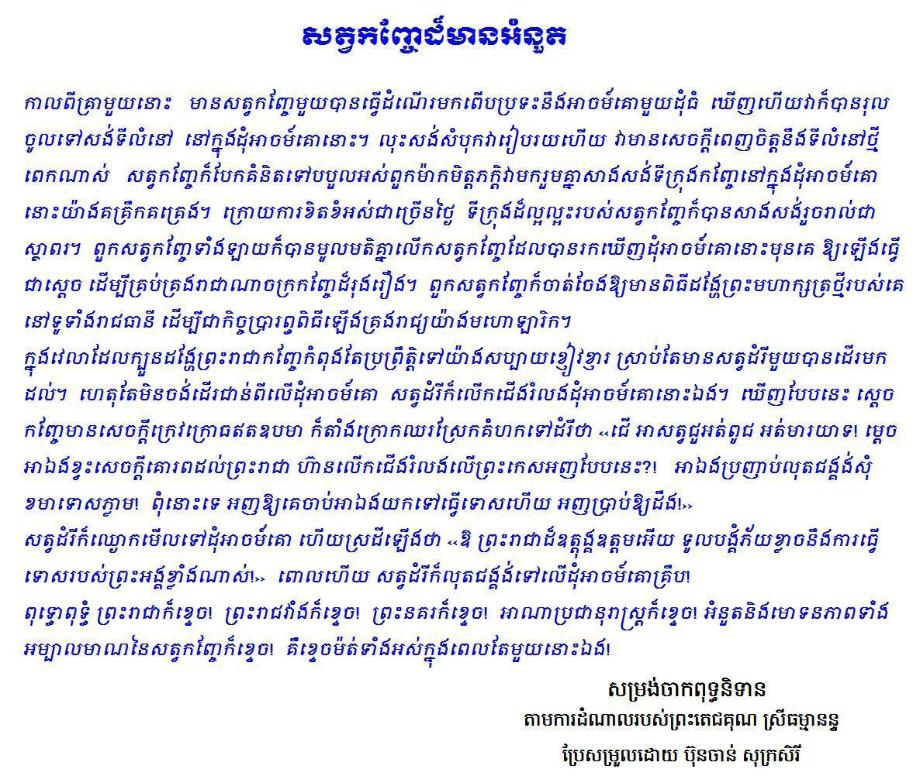
#> input picture 321321321.jpg, 913 x 776 px
$ python index.py
#> lines starting #> are read from the running program, lines starting #| are printed output that depends on the picture
import pytesseract as tess
from PIL import Image, ImageEnhance

tess.pytesseract.tesseract_cmd = r"C:\Program Files\Tesseract-OCR\tesseract.exe"

img = Image.open('321321321.jpg')
#> img is the input picture: PIL image 913x776 RGB; mean R, G, B 227.3, 227.7, 236.7

# Preprocessing to improve OCR accuracy
img = img.convert('L') # Grayscale
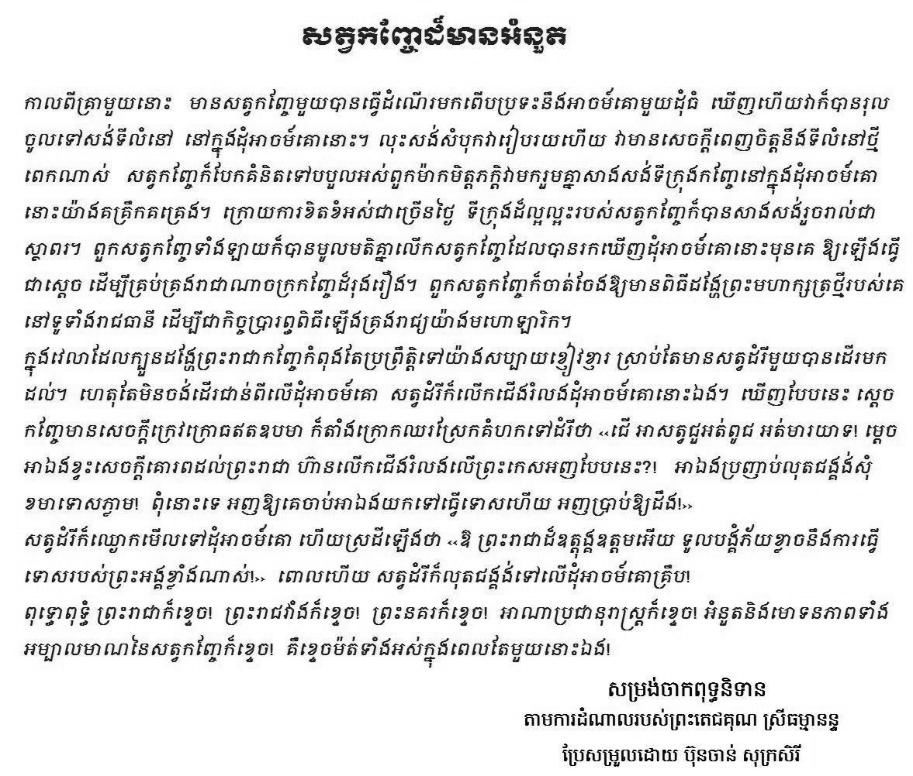
#> img: PIL image 913x776 L; min 0, max 255, mean 228.6
enhancer = ImageEnhance.Contrast(img)
img = enhancer.enhance(2.0) # Increase contrast
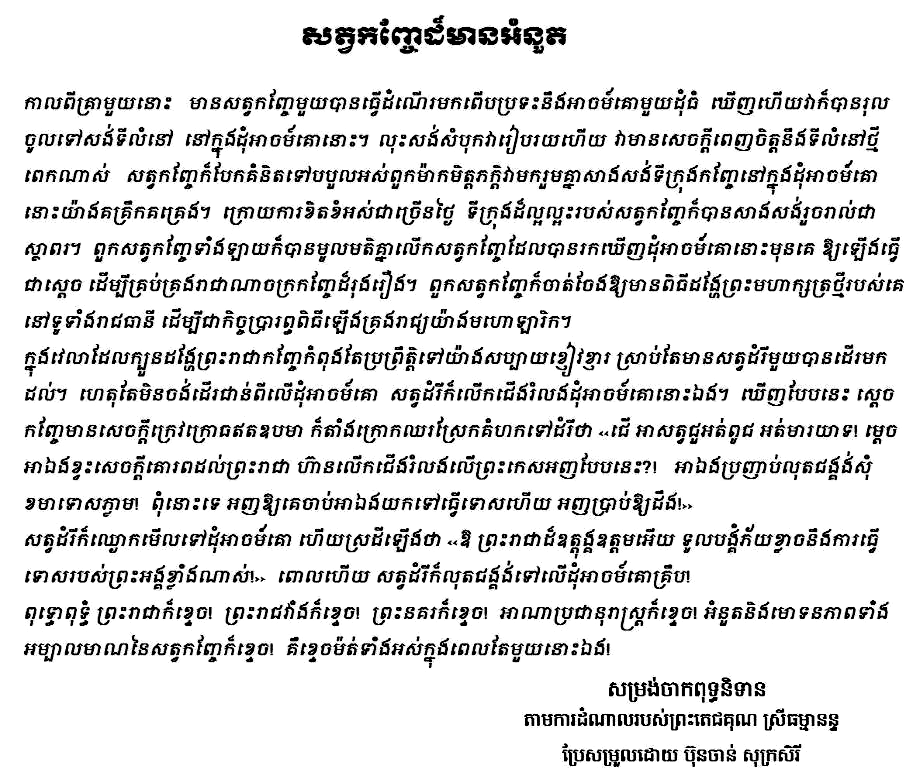
#> img: PIL image 913x776 L; min 0, max 255, mean 222.2

custom_config = r'-l khm+eng --oem 3 --psm 6'

#> (the run stopped early here; a loop or call above may not have finished)

$ run again, with Cambodian.jpg copied over 321321321.jpg
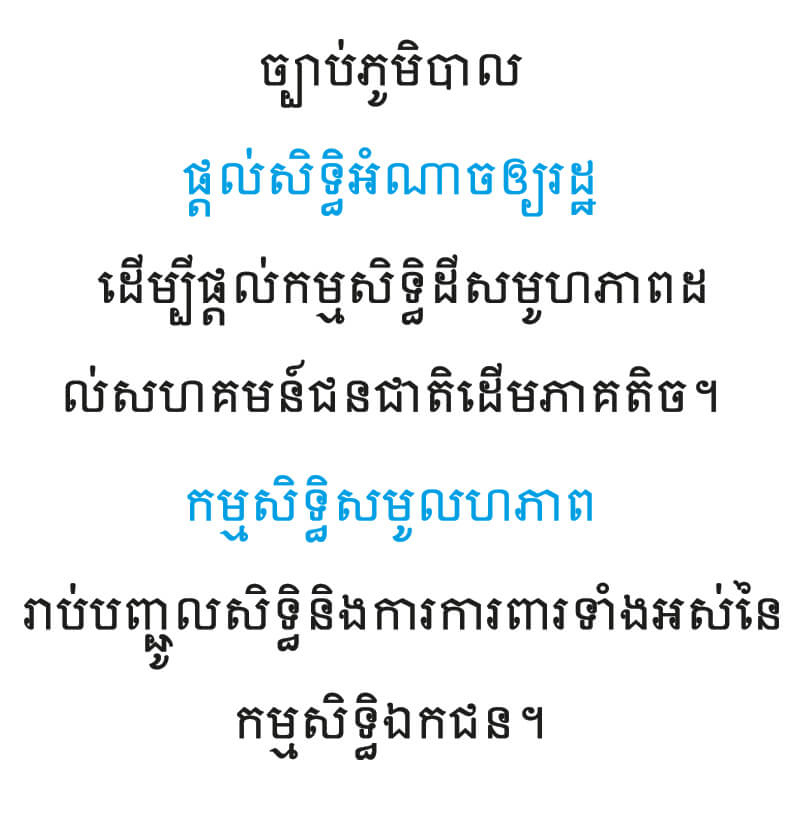
#> input picture Cambodian.jpg, 801 x 823 px
#> img is the input picture: PIL image 801x823 RGB; mean R, G, B 237.4, 240.3, 241.4
#> `img = img.convert('L')`:
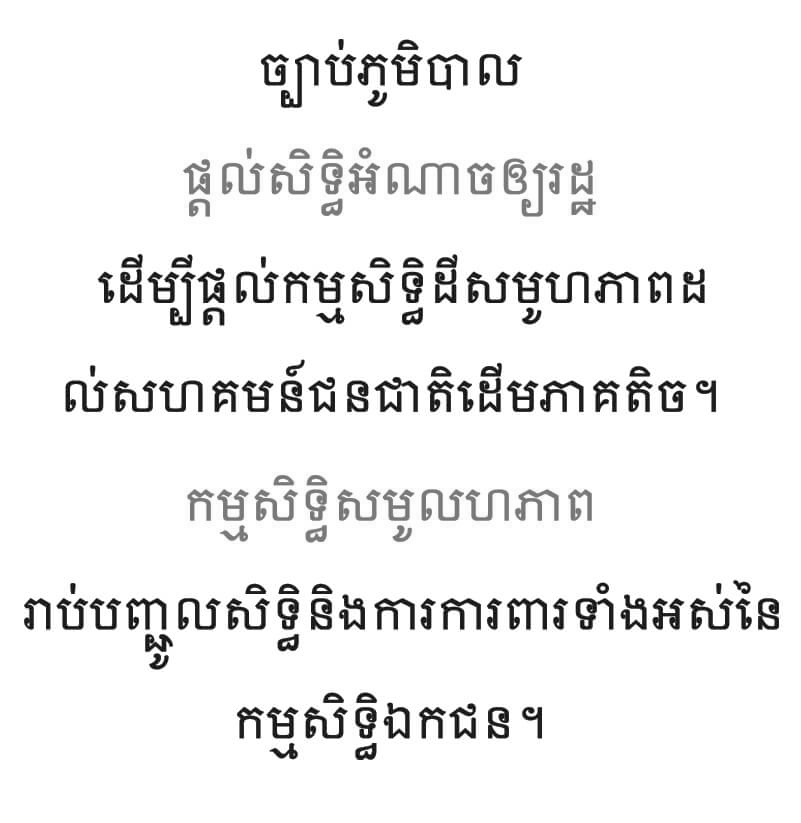
#> img: PIL image 801x823 L; min 0, max 255, mean 239.6
#> `img = enhancer.enhance(2.0)`:
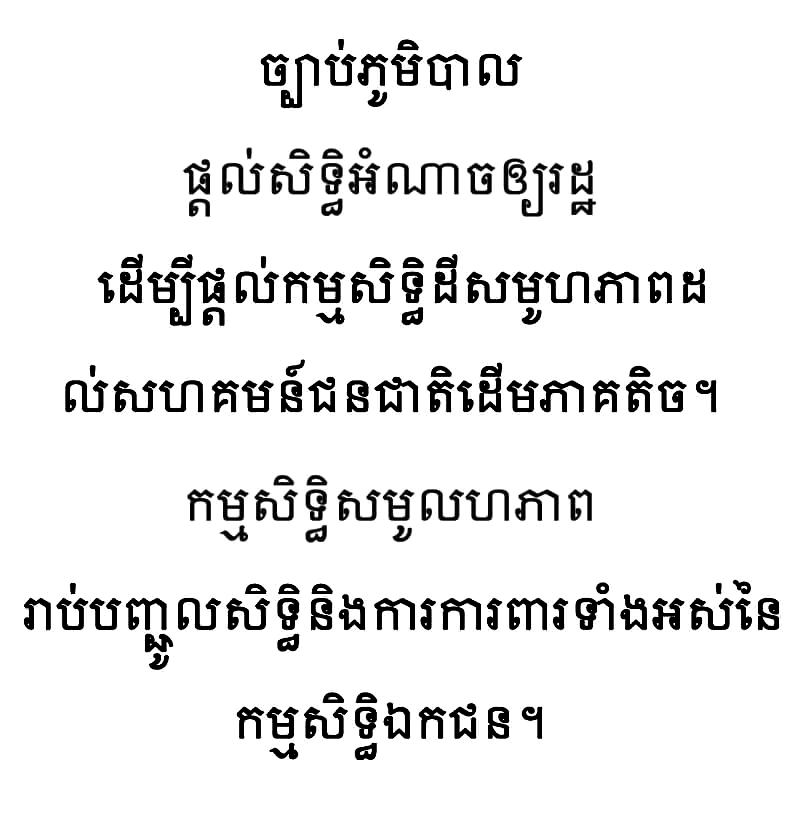
#> img: PIL image 801x823 L; min 0, max 255, mean 234.3

$ run again, with ID.jpg copied over 321321321.jpg
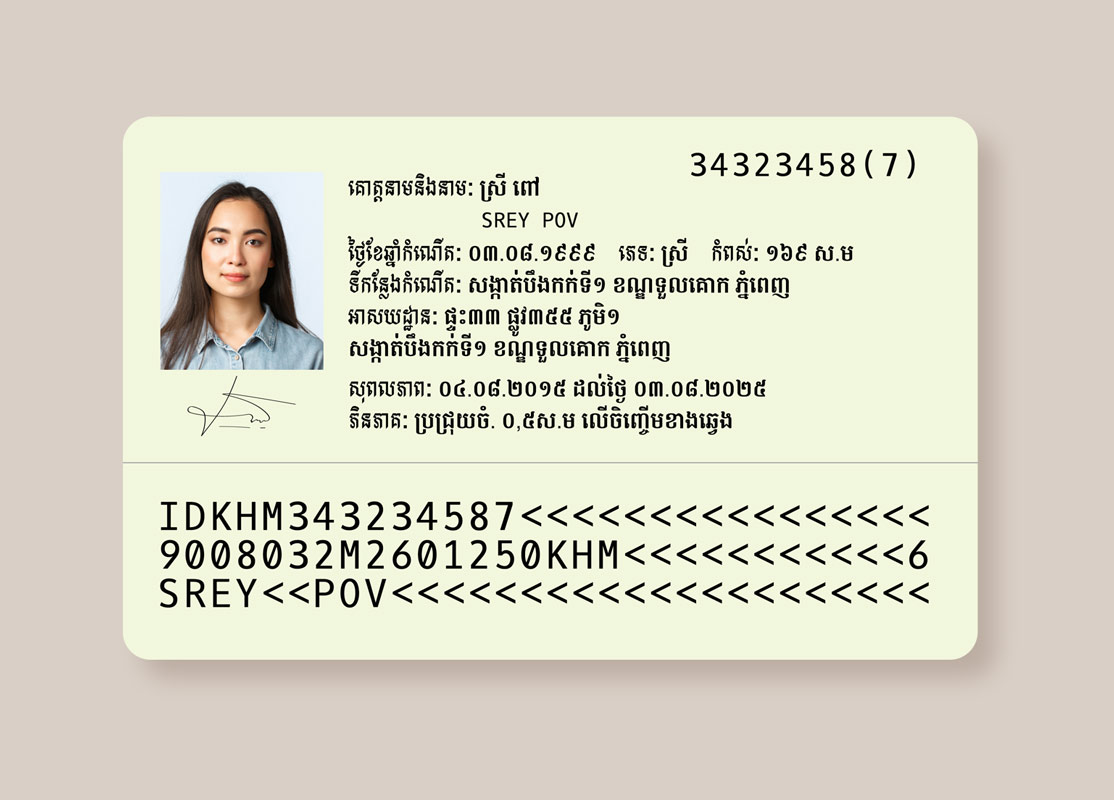
#> input picture ID.jpg, 1114 x 800 px
#> img is the input picture: PIL image 1114x800 RGB; mean R, G, B 217.6, 214.7, 198.8
#> `img = img.convert('L')`:
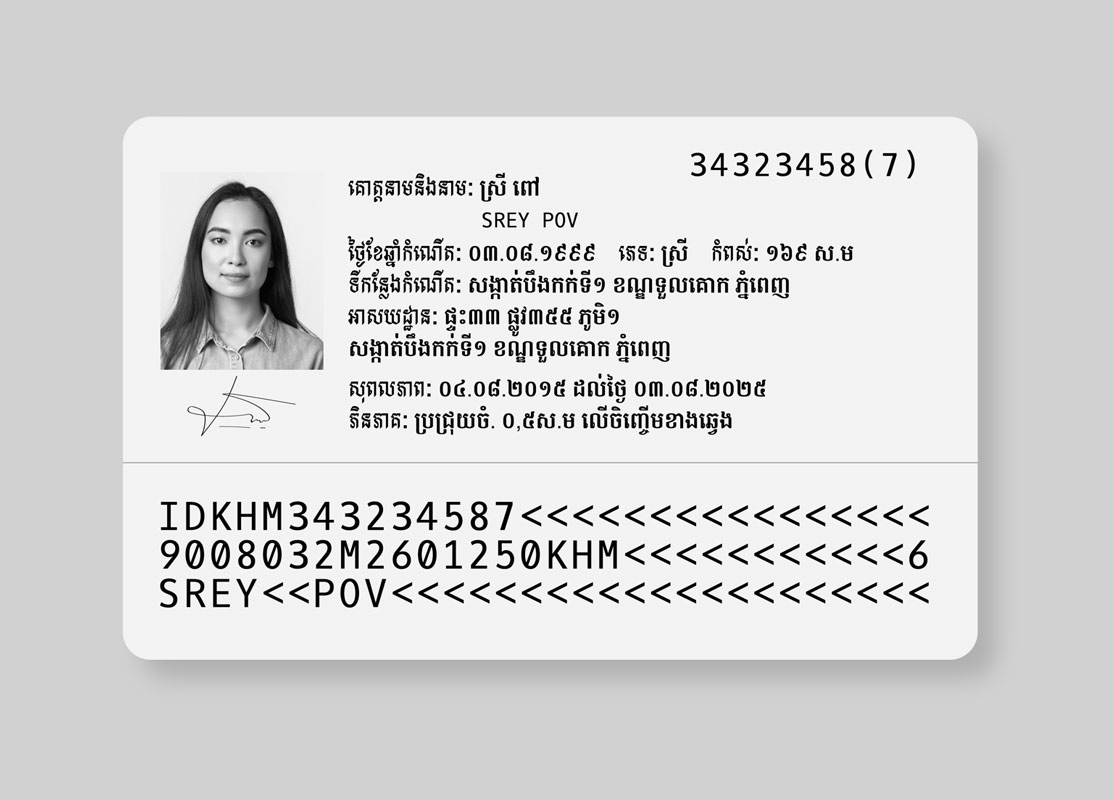
#> img: PIL image 1114x800 L; min 0, max 255, mean 213.7
#> `img = enhancer.enhance(2.0)`:
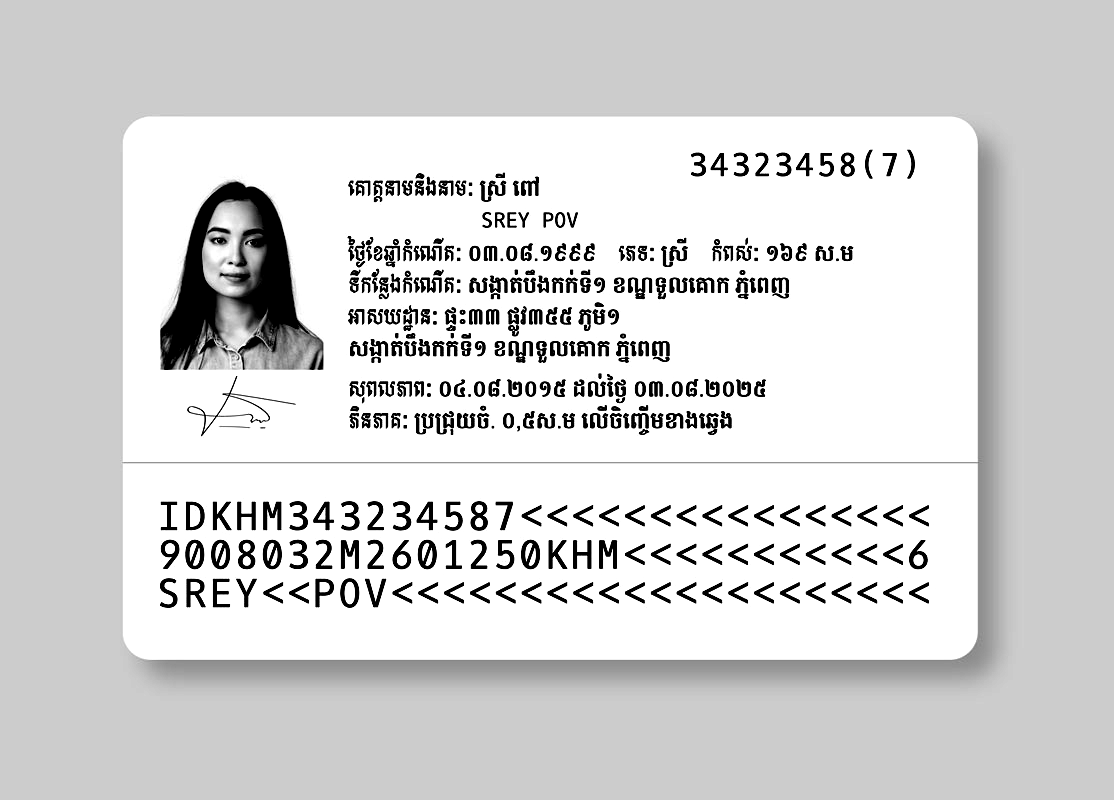
#> img: PIL image 1114x800 L; min 0, max 255, mean 212.8
